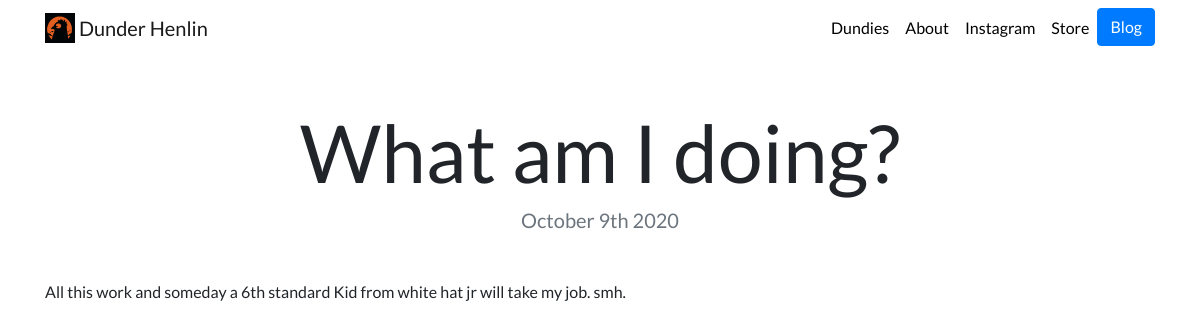
The page /blog/6/ on the database its author committed.
### blog/models.py (models this page shows, shortened)
class Blog(models.Model):
    Title= models.CharField(max_length=100)
    Date=models.DateField()
    Description=models.CharField(max_length=250)

### blog/views.py (the view)
# urls.py: path('<int:blog_id>/',views.detail,name='detail')  ,
def detail(request,blog_id):
    blog=get_object_or_404(Blog, pk=blog_id)
    return render(request,'blog/detail.html',{'blog':blog })

### blog/templates/blog/detail.html
{% extends "portfolio/base.html" %}
{% load static %}
{% block content %}
<h1 class="text-center mt-5" id="blogdetailtitle">{{ blog.Title }}</h1>
<h5 class="text-center text-muted mb-5">{{ blog.Date|date:'F jS Y' }}</h5>
{{ blog.Description|safe }}
{% endblock %}

### portfolio/static/portfolio/custom.css (style rules this page uses)
body { font-family: 'Lato', sans-serif; }
@media (min-width: 992px) { #blogdetailtitle { font-size: 5rem; } }

### rows shown on the page
Blog: Title "What am I doing?", Date "October 9th 2020", Description "All this work and someday a 6th standard Kid from white hat jr will take my job. smh."
